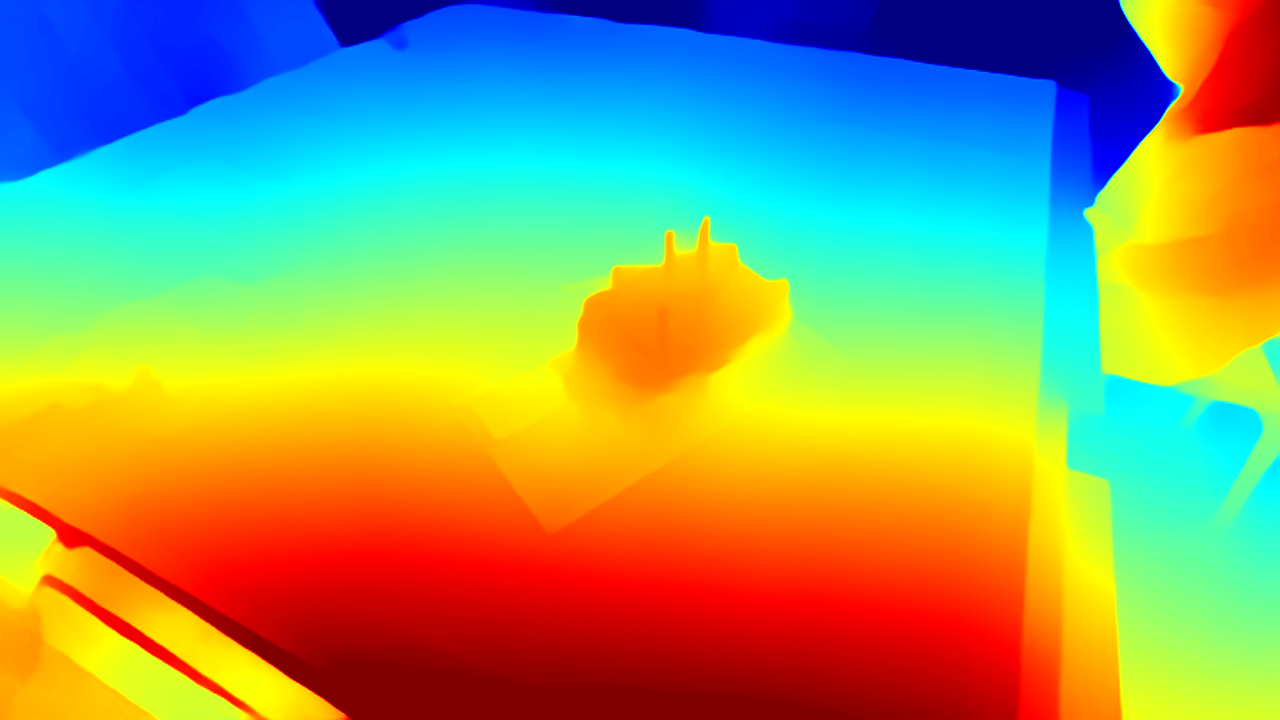
#> input picture object01_DPT_Large_vis/0000.png, 1280 x 720 px, found by its file name
$ python run_pose_baseline.py --dataset object01_DPT_Large_vis --img1 object01_DPT_Large_vis/0000.png --img2 object01_DPT_Large_vis/0001.png
#> lines starting #> are read from the running program, lines starting #| are printed output that depends on the picture; long printed decimals are rounded
import os
import cv2
import numpy as np
import argparse


def parse_args():
    parser = argparse.ArgumentParser(description="Relative pose baseline using ORB + Essential Matrix.")
    parser.add_argument("--dataset", type=str, required=True, help="Dataset name, e.g. object01")
    parser.add_argument("--img1", type=str, required=True, help="First image filename, e.g. 0000.png")
    parser.add_argument("--img2", type=str, required=True, help="Second image filename, e.g. 0010.png")
    parser.add_argument("--max_features", type=int, default=2000, help="ORB max features")
    parser.add_argument("--good_match_ratio", type=float, default=0.8, help="Lowe ratio test threshold")
    return parser.parse_args()


def load_camera_intrinsics(dataset_name):
    """
    Load camera intrinsics from a saved npz if available.
    Otherwise use a reasonable fallback.
    You can replace this with your exact intrinsics later.
    """
    intr_path = os.path.join("output", f"{dataset_name}_camera_intrinsics.npz")
    if os.path.exists(intr_path):
        data = np.load(intr_path)
        K = data["K"]
        return K

    # fallback values; replace if you later extract true intrinsics
    fx = 615.0
    fy = 615.0
    cx = 320.0
    cy = 240.0
    K = np.array([
        [fx, 0, cx],
        [0, fy, cy],
        [0,  0,  1]
    ], dtype=np.float64)
    print("[WARN] Using fallback intrinsics. Replace with true camera intrinsics if available.")
    return K


def main():
    args = parse_args()

    dataset = args.dataset
    rgb_dir = f"{dataset}_rgb"
    img1_path = os.path.join(rgb_dir, args.img1)
    img2_path = os.path.join(rgb_dir, args.img2)

    if not os.path.exists(img1_path):
        raise FileNotFoundError(f"Image not found: {img1_path}")
    if not os.path.exists(img2_path):
        raise FileNotFoundError(f"Image not found: {img2_path}")

    out_dir = os.path.join("output", f"{dataset}_pose_baseline")
    os.makedirs(out_dir, exist_ok=True)

    img1_color = cv2.imread(img1_path)
#> img1_color is the input picture: shape (720, 1280, 3); mean B, G, R 97.5, 155.3, 144.9
    img2_color = cv2.imread(img2_path)
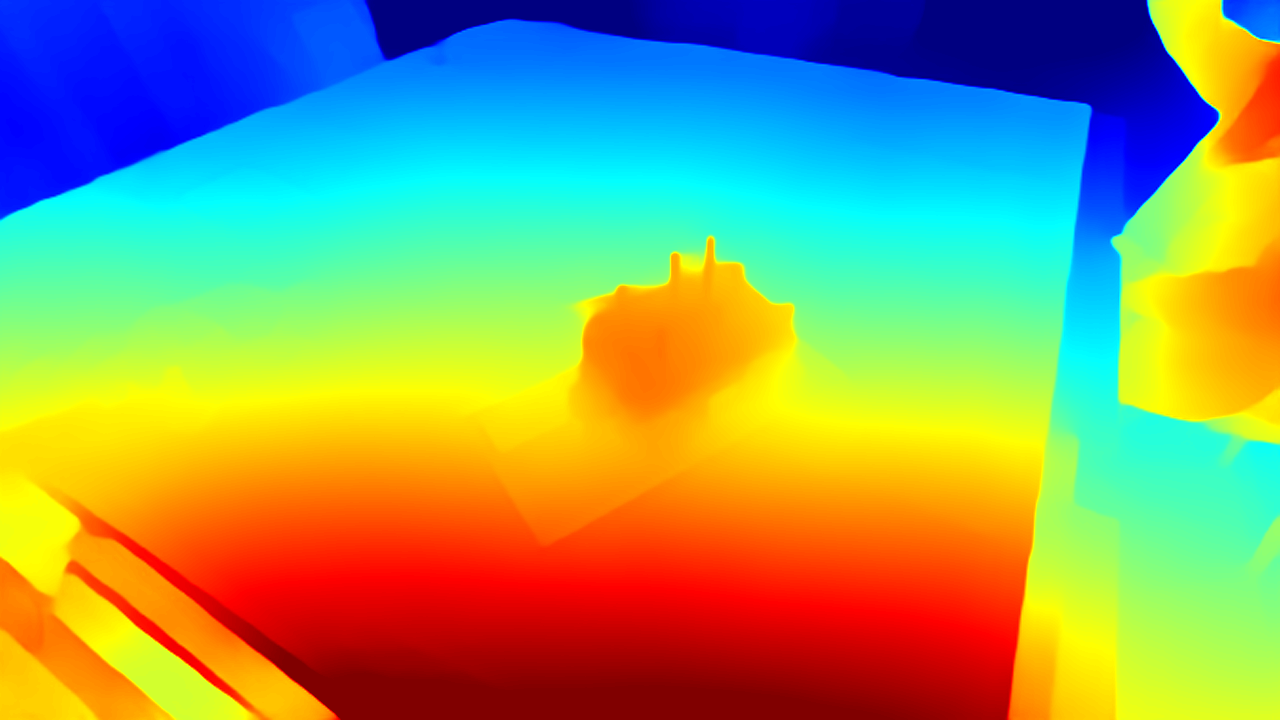
#> input picture object01_DPT_Large_vis/0001.png, 1280 x 720 px, found by its file name
#> img2_color is the input picture: shape (720, 1280, 3); mean B, G, R 101.9, 156.3, 140.1

    if img1_color is None or img2_color is None:
        raise RuntimeError("Failed to read one or both images.")

    img1_gray = cv2.cvtColor(img1_color, cv2.COLOR_BGR2GRAY)
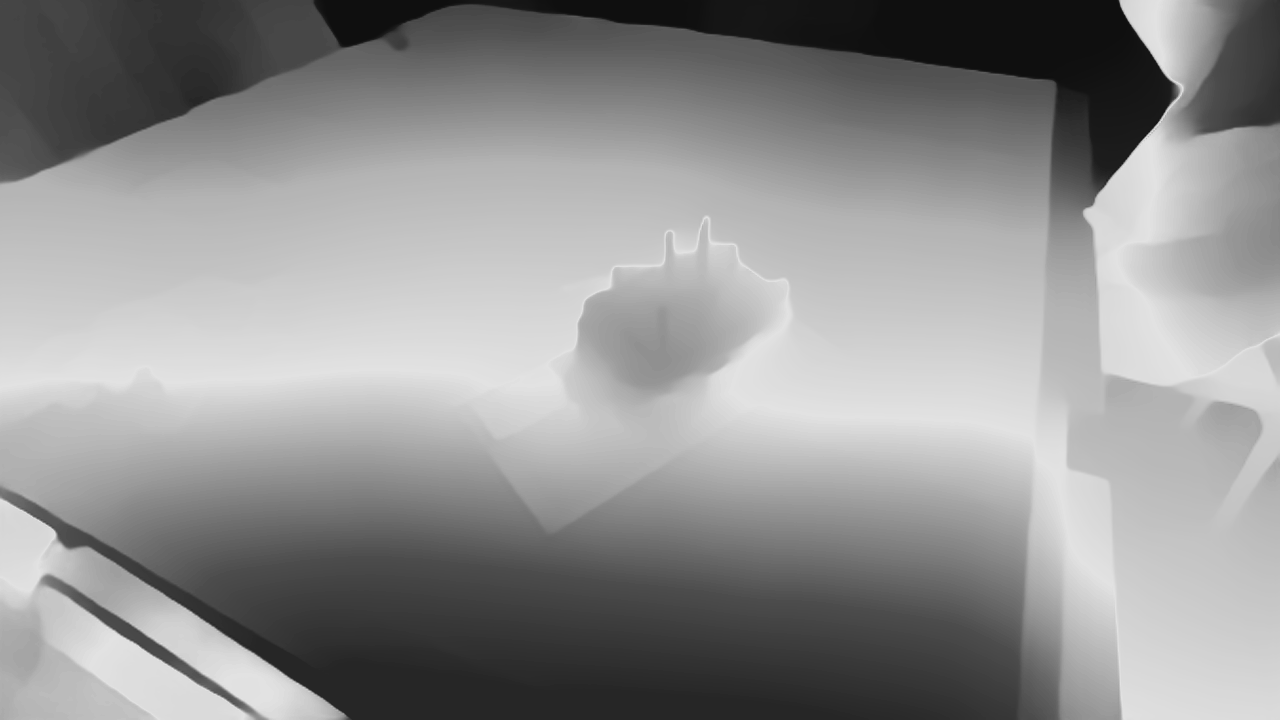
#> img1_gray: shape (720, 1280); min 15, max 226, mean 145.6
    img2_gray = cv2.cvtColor(img2_color, cv2.COLOR_BGR2GRAY)
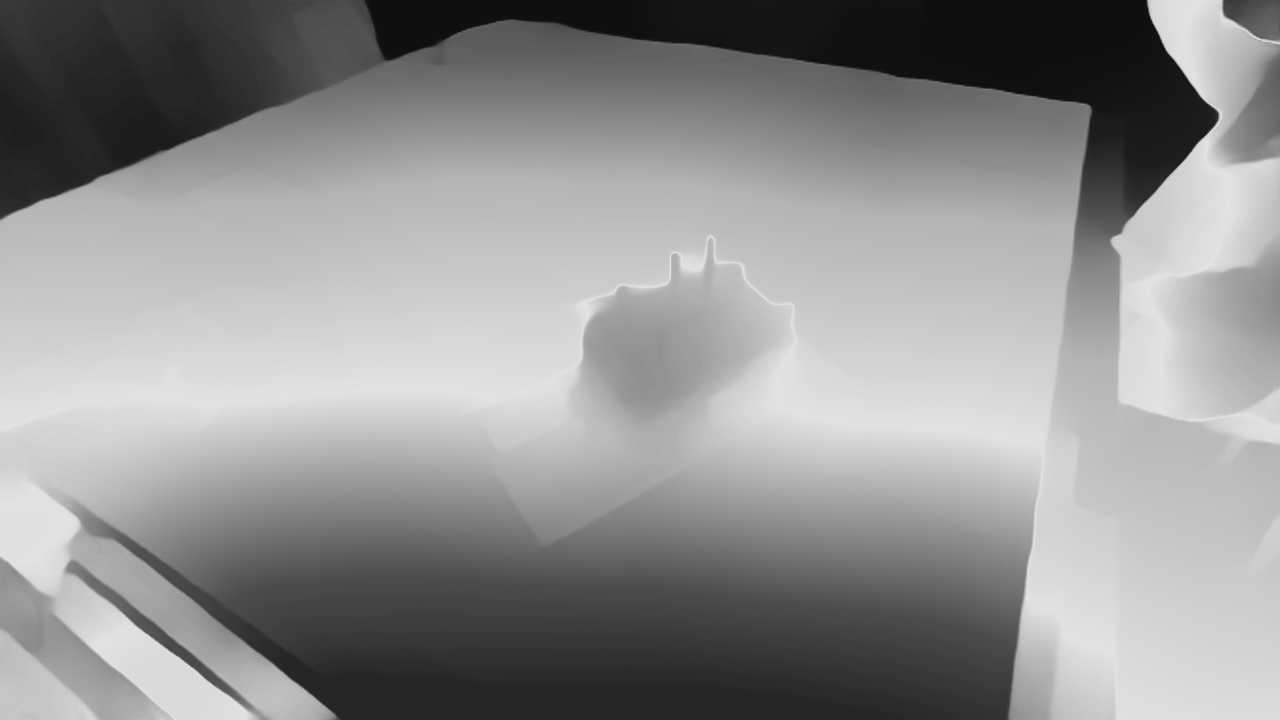
#> img2_gray: shape (720, 1280); min 15, max 226, mean 145.3

    K = load_camera_intrinsics(dataset)

    orb = cv2.ORB_create(nfeatures=args.max_features)
    kp1, des1 = orb.detectAndCompute(img1_gray, None)
#> kp1 = 96 keypoints; strongest (x, y, size): (1174, 87, 77.1), (1176, 87, 64.3), (1176, 93, 64.3), (1177, 88, 53.6)
    kp2, des2 = orb.detectAndCompute(img2_gray, None)
#> kp2 = 88 keypoints; strongest (x, y, size): (1217, 112, 53.6), (1218, 116, 53.6), (1218, 113, 37.2), (1213, 108, 64.3)

    if des1 is None or des2 is None:
        raise RuntimeError("ORB failed to find descriptors in one of the images.")

    bf = cv2.BFMatcher(cv2.NORM_HAMMING, crossCheck=False)
    knn_matches = bf.knnMatch(des1, des2, k=2)
#> knn_matches = 96 matches

    good_matches = []
    for m_n in knn_matches:
        if len(m_n) < 2:
            continue
        m, n = m_n
        if m.distance < args.good_match_ratio * n.distance:
            good_matches.append(m)
#> this loop made 96 passes
#> after the loop, good_matches = 15 matches

    if len(good_matches) < 8:
        raise RuntimeError(f"Not enough good matches: {len(good_matches)}")

    pts1 = np.float32([kp1[m.queryIdx].pt for m in good_matches])
#> pts1 = 15 rows, first 8: [1094, 202], [1092, 205], [1084, 209], [1174.8, 84], [1084.8, 208.8], [1173.6, 83.52], [1177.9, 87.84], [1176.5, 93.6]
    pts2 = np.float32([kp2[m.trainIdx].pt for m in good_matches])
#> pts2 = 15 rows, first 8: [1120, 232], [1120, 232], [1112.4, 237.6], [1213.1, 107.8], [1112.4, 237.6], [1213.1, 107.8], [1213.1, 107.8], [619.9, 290.2]

    E, mask_E = cv2.findEssentialMat(
        pts1, pts2, K,
        method=cv2.RANSAC,
        prob=0.999,
        threshold=1.0
    )
#> E = [[-0.0114, 0.391, 0.112], [-0.41, -0.0478, 0.568], [-0.0715, -0.579, -0.0402]]; mask_E = [1, 1, 1, 1, 1, 1, 1, 1, 1, 1, 1, 1, 1, 0, 0]

    if E is None:
        raise RuntimeError("findEssentialMat failed.")

    inlier_count = int(mask_E.sum()) if mask_E is not None else 0
#> inlier_count = 13

    retval, R, t, mask_pose = cv2.recoverPose(E, pts1, pts2, K)
#> retval = 11; R = [[0.999, 0.0229, 0.022], [-0.0243, 0.997, 0.0664], [-0.0205, -0.0669, 0.998]]; t = [-0.818, 0.121, -0.563]; mask_pose = [255, 255, 255, 0, 255, 0, 0, 255, 0, 255, 255, 255, 255, 255, 255]

    match_vis = cv2.drawMatches(
        img1_color, kp1, img2_color, kp2, good_matches[:100], None,
        flags=cv2.DrawMatchesFlags_NOT_DRAW_SINGLE_POINTS
    )
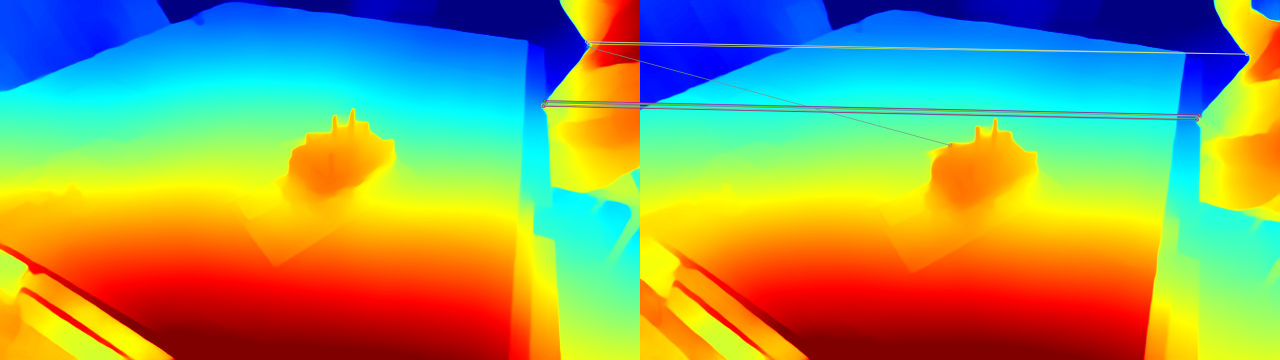
#> match_vis: shape (720, 2560, 3) (shown at 1/2 size); mean B, G, R 99, 155.4, 143.3
    match_vis_path = os.path.join(out_dir, f"{args.img1[:-4]}_{args.img2[:-4]}_matches.png")
    cv2.imwrite(match_vis_path, match_vis)

    result_txt = os.path.join(out_dir, f"{args.img1[:-4]}_{args.img2[:-4]}_pose.txt")
    with open(result_txt, "w") as f:
        f.write(f"Dataset: {dataset}\n")
        f.write(f"Image 1: {args.img1}\n")
        f.write(f"Image 2: {args.img2}\n")
        f.write(f"Num keypoints img1: {len(kp1)}\n")
        f.write(f"Num keypoints img2: {len(kp2)}\n")
        f.write(f"Num good matches: {len(good_matches)}\n")
        f.write(f"Essential matrix inliers: {inlier_count}\n")
        f.write(f"recoverPose inliers: {int(retval)}\n")
        f.write("R:\n")
        f.write(np.array2string(R, precision=6, suppress_small=True))
        f.write("\n\n")
        f.write("t (unit direction, up to scale):\n")
        f.write(np.array2string(t, precision=6, suppress_small=True))
        f.write("\n")

    print("=== Pose Baseline Result ===")
    print(f"Dataset: {dataset}")
    print(f"Image pair: {args.img1}, {args.img2}")
    print(f"Keypoints: {len(kp1)} / {len(kp2)}")
#| Keypoints: 96 / 88
    print(f"Good matches: {len(good_matches)}")
#| Good matches: 15
    print(f"Essential matrix inliers: {inlier_count}")
#| Essential matrix inliers: 13
    print(f"recoverPose inliers: {int(retval)}")
#| recoverPose inliers: 11
    print("R =")
    print(R)
#| [[ 0.9995  0.02291  0.02203]
#|  [-0.02433  0.9975  0.06635]
#|  [-0.02045  -0.06685  0.9976]]
    print("t =")
    print(t)
#| [[-0.8175]
#|  [ 0.121]
#|  [-0.563]]
    print(f"Saved match visualization to: {match_vis_path}")
    print(f"Saved pose result to: {result_txt}")


if __name__ == "__main__":
    main()
